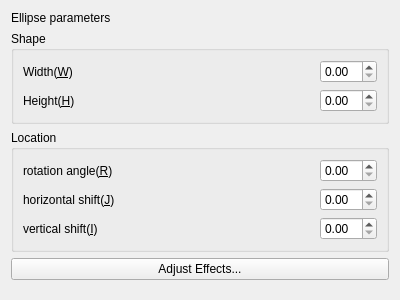
<?xml version="1.0" encoding="UTF-8"?>
<ui version="4.0">
 <class>Form</class>
 <widget class="QWidget" name="Form">
  <property name="geometry">
   <rect>
    <x>0</x>
    <y>0</y>
    <width>400</width>
    <height>300</height>
   </rect>
  </property>
  <property name="windowTitle">
   <string>Form</string>
  </property>
  <layout class="QVBoxLayout" name="verticalLayout_3">
   <item>
    <widget class="QLabel" name="label">
     <property name="text">
      <string>Ellipse parameters</string>
     </property>
    </widget>
   </item>
   <item>
    <widget class="QGroupBox" name="groupBox">
     <property name="title">
      <string>Shape</string>
     </property>
     <layout class="QVBoxLayout" name="verticalLayout">
      <item>
       <layout class="QHBoxLayout" name="horizontalLayout_4">
        <item>
         <widget class="QLabel" name="label_ellipse_width">
          <property name="text">
           <string>Width(&amp;W)</string>
          </property>
          <property name="buddy">
           <cstring>doubleSpinBox_ellipse_width</cstring>
          </property>
         </widget>
        </item>
        <item>
         <spacer name="horizontalSpacer">
          <property name="orientation">
           <enum>Qt::Horizontal</enum>
          </property>
          <property name="sizeHint" stdset="0">
           <size>
            <width>40</width>
            <height>20</height>
           </size>
          </property>
         </spacer>
        </item>
        <item>
         <widget class="QDoubleSpinBox" name="doubleSpinBox_ellipse_width"/>
        </item>
       </layout>
      </item>
      <item>
       <layout class="QHBoxLayout" name="horizontalLayout_5">
        <item>
         <widget class="QLabel" name="label_ellipse_height">
          <property name="text">
           <string>Height(&amp;H)</string>
          </property>
          <property name="buddy">
           <cstring>doubleSpinBox_ellipse_height</cstring>
          </property>
         </widget>
        </item>
        <item>
         <spacer name="horizontalSpacer_2">
          <property name="orientation">
           <enum>Qt::Horizontal</enum>
          </property>
          <property name="sizeHint" stdset="0">
           <size>
            <width>40</width>
            <height>20</height>
           </size>
          </property>
         </spacer>
        </item>
        <item>
         <widget class="QDoubleSpinBox" name="doubleSpinBox_ellipse_height"/>
        </item>
       </layout>
      </item>
     </layout>
    </widget>
   </item>
   <item>
    <widget class="QGroupBox" name="groupBox_2">
     <property name="title">
      <string>Location</string>
     </property>
     <layout class="QVBoxLayout" name="verticalLayout_2">
      <item>
       <layout class="QHBoxLayout" name="horizontalLayout_21">
        <item>
         <widget class="QLabel" name="label_ellipse_rotation_angle">
          <property name="text">
           <string>rotation angle(&amp;R)</string>
          </property>
          <property name="buddy">
           <cstring>doubleSpinBox_ellipse_rotation_angle</cstring>
          </property>
         </widget>
        </item>
        <item>
         <spacer name="horizontalSpacer_3">
          <property name="orientation">
           <enum>Qt::Horizontal</enum>
          </property>
          <property name="sizeHint" stdset="0">
           <size>
            <width>40</width>
            <height>20</height>
           </size>
          </property>
         </spacer>
        </item>
        <item>
         <widget class="QDoubleSpinBox" name="doubleSpinBox_ellipse_rotation_angle"/>
        </item>
       </layout>
      </item>
      <item>
       <layout class="QHBoxLayout" name="horizontalLayout_6">
        <item>
         <widget class="QLabel" name="label_ellipse_center_j">
          <property name="text">
           <string>horizontal shift(&amp;J)</string>
          </property>
          <property name="buddy">
           <cstring>doubleSpinBox_ellipse_center_j</cstring>
          </property>
         </widget>
        </item>
        <item>
         <spacer name="horizontalSpacer_4">
          <property name="orientation">
           <enum>Qt::Horizontal</enum>
          </property>
          <property name="sizeHint" stdset="0">
           <size>
            <width>40</width>
            <height>20</height>
           </size>
          </property>
         </spacer>
        </item>
        <item>
         <widget class="QDoubleSpinBox" name="doubleSpinBox_ellipse_center_j"/>
        </item>
       </layout>
      </item>
      <item>
       <layout class="QHBoxLayout" name="horizontalLayout_7">
        <item>
         <widget class="QLabel" name="label_ellipse_center_i">
          <property name="text">
           <string>vertical shift(&amp;I)</string>
          </property>
          <property name="buddy">
           <cstring>doubleSpinBox_ellipse_center_i</cstring>
          </property>
         </widget>
        </item>
        <item>
         <spacer name="horizontalSpacer_5">
          <property name="orientation">
           <enum>Qt::Horizontal</enum>
          </property>
          <property name="sizeHint" stdset="0">
           <size>
            <width>40</width>
            <height>20</height>
           </size>
          </property>
         </spacer>
        </item>
        <item>
         <widget class="QDoubleSpinBox" name="doubleSpinBox_ellipse_center_i"/>
        </item>
       </layout>
      </item>
     </layout>
    </widget>
   </item>
   <item>
    <widget class="QPushButton" name="pushButton_adjust_effects">
     <property name="text">
      <string>Adjust Effects...</string>
     </property>
    </widget>
   </item>
   <item>
    <spacer name="verticalSpacer">
     <property name="orientation">
      <enum>Qt::Vertical</enum>
     </property>
     <property name="sizeHint" stdset="0">
      <size>
       <width>20</width>
       <height>12</height>
      </size>
     </property>
    </spacer>
   </item>
  </layout>
 </widget>
 <resources/>
 <connections/>
</ui>
